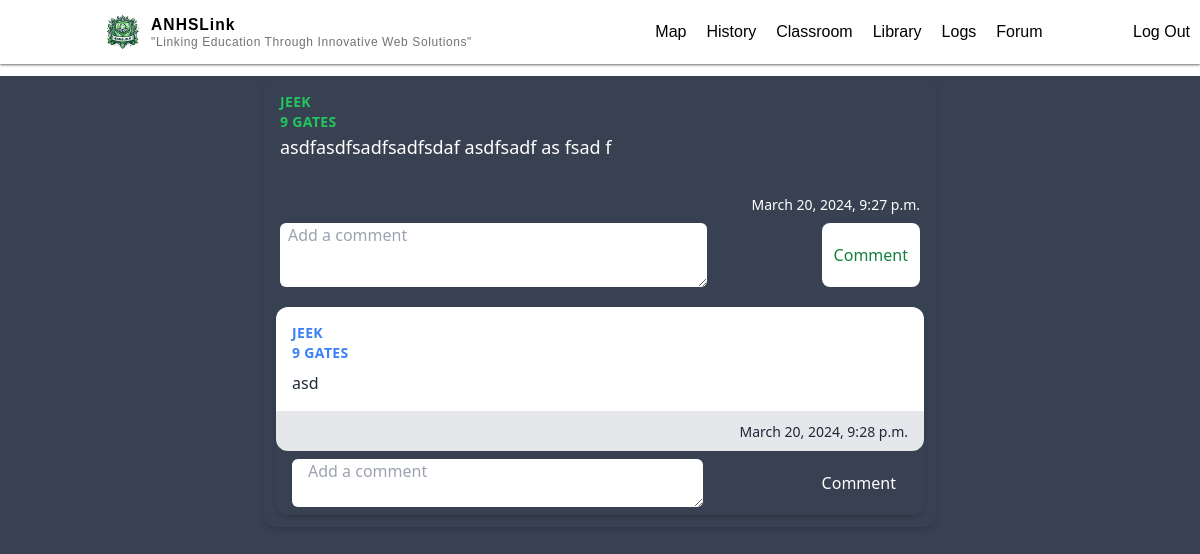
Screenshot of /forum/61/ (signed in) with the database file from the repository.
### main/models.py (models this page shows, shortened)
class Forum (models.Model):
    author = models.ForeignKey(Profile, on_delete=models.CASCADE, related_name="author")
    title = models.CharField(max_length=200, default="")
    description = models.CharField(max_length=400, default="",blank=True)
    uploaded_at = models.DateTimeField(auto_now_add=True)
    likes = models.ManyToManyField(User, related_name ='liked_comments')
    dislikes = models.ManyToManyField(User,related_name ='disliked_comments')

class Comment(models.Model):
    forum = models.ForeignKey(Forum, on_delete=models.CASCADE, null=True, blank=True, default="", related_name='comments')
    parent = models.ForeignKey("self", on_delete=models.CASCADE, null= True, blank=True, related_name ="replies")
    author = models.ForeignKey(Profile, on_delete=models.CASCADE, default="")
    text = models.CharField(max_length=400)
    uploaded_at = models.DateTimeField(auto_now_add=True)

### authentication/models.py (models this page shows, shortened)
class Profile(models.Model):
    user = models.OneToOneField(User, on_delete=models.CASCADE, related_name="profile")
    grade = models.IntegerField(null=True)
    section = models.CharField(default='Selene', max_length=20)
    email = models.EmailField(default="haha@gmail.com")

### main/views.py (the view)
# urls.py: path("forum/<int:id>/", views.forum_comment, name="forum_comment"),
@login_required(login_url="/login")
def forum_comment(request, id):
    forums = Forum.objects.filter(id=id)
    return render(request,"main/forum_about.html",{"forums":forums})

### main/templates/main/forum_about.html (shortened to what this page needs)
{% extends "main/base.html" %} {% load static %} {% block body %}
{% for forum in forums%}
<div class="bg-gray-700 min-h-screen h-auto">
  <div
    class="max-w-md mx-auto bg-gray-700 rounded-xl shadow-md overflow-hidden md:max-w-2xl m-3"
  >
    <div class="md:flex">
      <div class="p-4 bg-gray-700 text-white w-full">
        <div
          class="uppercase tracking-wide text-sm font-semibold author text-green-500"
        >
          {{forum.author.user.username}}
        </div>
        <div
          class="uppercase tracking-wide text-sm font-semibold author text-green-500"
        >
          {{ forum.author.grade}} {{ forum.author.section }}
        </div>
        <a
          href="#"
          class="block mt-1 mb-5 text-lg leading-tight font-medium text-white hover:underline"
          >{{forum.title}}</a
        >
      </div>
    </div>
    <div class="px-4 flex justify-between rounded-b-xl">
      <span class="text-sm text-gray-600 flex items-center text-white"
        >{{forum.uploaded_at}}</span
      >
    </div>
    <div>
      <form
        method="POST"
        class="form px-4 py-2 bg-gray-700 flex justify-between"
        action="{% url 'comment'  %}"
      >
        <textarea
          required
          name="text"
          type="text"
          placeholder="Add a comment"
          class="rounded-md px-2 text-left w-2/3 h-16"
          maxlength="400"
        ></textarea>
        <button
          type="submit"
          class="text-green-700 bg-white px-3 rounded-lg submitBTN"
        >
          Comment
        </button>
      </form>
    </div>
    {% for comment in forum.comments.all %}
    <div
      class="bg-gray-700 rounded-xl shadow-md overflow-hidden md:max-w-2xl m-3"
    >
      <div class="">
        <div class="">
          <div class="flex bg-white">
            <div class="p-4">
              <div
                class="uppercase tracking-wide text-sm text-blue-500 font-semibold author"
              >
                {{comment.author.user.username}}
              </div>
              <div
                class="uppercase tracking-wide text-sm text-blue-500 font-semibold author"
              >
                {{comment.author.grade}} {{comment.author.section}}
              </div>
              <div class="mt-2 text-gray-800 size-fit">
                {{comment.text|linebreaksbr}}
              </div>
            </div>
          </div>
          <div class="px-4 py-2 bg-gray-200 text-right rounded-b-xl">
            <span class="text-sm text-gray-800">{{comment.uploaded_at}}</span>
          </div>
        </div>
        <div>
          <form
            method="POST"
            class="form px-4 py-2 bg-gray-700 flex justify-between"
            action="{% url 'reply'  %}"
          >
            <textarea
              required
              name="text"
              type="text"
              placeholder="Add a comment"
              class="w-2/3 rounded-md px-4 text-left"
              maxlength="400"
            ></textarea>
            <button
              type="submit"
              class="text-white bg-gray-700 px-3 rounded-lg submitBTN"
            >
              Comment
            </button>
          </form>
        </div>
      </div>
    </div>
    {%empty%}
    <p class="m-3 text-center text-gray-500">No comments</p>
    {% endfor%}
  </div>
  {% endfor %}
  {% endblock %}

### authentication/static/css/main.css (style rules this page uses)
html, :host { line-height: 1.5; -webkit-text-size-adjust: 100%; -moz-tab-size: 4; -o-tab-size: 4; tab-size: 4; font-family: ui-sans-serif, system-ui, sans-serif, "Apple Color Emoji", "Segoe UI Emoji", "Segoe UI Symbol", "Noto Color Emoji"; font-feature-settings: normal; font-variation-settings: normal; -webkit-tap-highlight-color: transparent; }
body { margin: 0; line-height: inherit; }
a { color: inherit; text-decoration: inherit; }
button, input, optgroup, select, textarea { font-family: inherit; font-feature-settings: inherit; font-variation-settings: inherit; font-size: 100%; font-weight: inherit; line-height: inherit; color: inherit; margin: 0; padding: 0; }
button, select { text-transform: none; }
button, [type='button'], [type='reset'], [type='submit'] { -webkit-appearance: button; background-color: transparent; background-image: none; }
textarea { resize: vertical; }
input::placeholder, textarea::placeholder { opacity: 1; color: #9ca3af; }
button, [role="button"] { cursor: pointer; }
.m-3 { margin: 0.75rem; }
.mx-auto { margin-left: auto; margin-right: auto; }
.mb-5 { margin-bottom: 1.25rem; }
.mt-1 { margin-top: 0.25rem; }
.mt-2 { margin-top: 0.5rem; }
.block { display: block; }
.flex { display: flex; }
.size-fit { width: -moz-fit-content; width: fit-content; height: -moz-fit-content; height: fit-content; }
.h-16 { height: 4rem; }
.h-auto { height: auto; }
.min-h-screen { min-height: 100vh; }
.w-2\/3 { width: 66.666667%; }
.w-full { width: 100%; }
.max-w-md { max-width: 28rem; }
.items-center { align-items: center; }
.justify-between { justify-content: space-between; }
.overflow-hidden { overflow: hidden; }
.rounded-lg { border-radius: 0.5rem; }
.rounded-md { border-radius: 0.375rem; }
.rounded-xl { border-radius: 0.75rem; }
.rounded-b-xl { border-bottom-right-radius: 0.75rem; border-bottom-left-radius: 0.75rem; }
.bg-gray-200 { --tw-bg-opacity: 1; background-color: rgb(229 231 235 / var(--tw-bg-opacity)); }
.bg-gray-700 { --tw-bg-opacity: 1; background-color: rgb(55 65 81 / var(--tw-bg-opacity)); }
.bg-white { --tw-bg-opacity: 1; background-color: rgb(255 255 255 / var(--tw-bg-opacity)); }
.p-4 { padding: 1rem; }
.px-2 { padding-left: 0.5rem; padding-right: 0.5rem; }
.px-3 { padding-left: 0.75rem; padding-right: 0.75rem; }
.px-4 { padding-left: 1rem; padding-right: 1rem; }
.py-2 { padding-top: 0.5rem; padding-bottom: 0.5rem; }
.text-left { text-align: left; }
.text-right { text-align: right; }
.text-lg { font-size: 1.125rem; line-height: 1.75rem; }
.text-sm { font-size: 0.875rem; line-height: 1.25rem; }
.font-medium { font-weight: 500; }
.font-semibold { font-weight: 600; }
.uppercase { text-transform: uppercase; }
.leading-tight { line-height: 1.25; }
.tracking-wide { letter-spacing: 0.025em; }
.text-blue-500 { --tw-text-opacity: 1; color: rgb(59 130 246 / var(--tw-text-opacity)); }
.text-gray-600 { --tw-text-opacity: 1; color: rgb(75 85 99 / var(--tw-text-opacity)); }
.text-gray-800 { --tw-text-opacity: 1; color: rgb(31 41 55 / var(--tw-text-opacity)); }
.text-green-500 { --tw-text-opacity: 1; color: rgb(34 197 94 / var(--tw-text-opacity)); }
.text-green-700 { --tw-text-opacity: 1; color: rgb(21 128 61 / var(--tw-text-opacity)); }
.text-white { --tw-text-opacity: 1; color: rgb(255 255 255 / var(--tw-text-opacity)); }
.shadow-md { --tw-shadow: 0 4px 6px -1px rgb(0 0 0 / 0.1), 0 2px 4px -2px rgb(0 0 0 / 0.1); --tw-shadow-colored: 0 4px 6px -1px var(--tw-shadow-color), 0 2px 4px -2px var(--tw-shadow-color); box-shadow: var(--tw-ring-offset-shadow, 0 0 #0000), var(--tw-ring-shadow, 0 0 #0000), var(--tw-shadow); }
@media (min-width: 768px) { .md\:flex { display: flex; } }
@media (min-width: 768px) { .md\:max-w-2xl { max-width: 42rem; } }

### authentication/static/styles/styles.css (style rules this page uses)
body { margin: 0; padding: 0; }
a { text-decoration: none; }

### rows the page displays
Forum: author.user.username "JEEK", author.grade "9", author.section "GATES", title "asdfasdfsadfsadfsdaf asdfsadf as fsad f", uploaded_at "March 20, 2024, 9:27 p.m."
Comment: author.user.username "JEEK", author.grade "9", author.section "GATES", text "asd", uploaded_at "March 20, 2024, 9:28 p.m."
